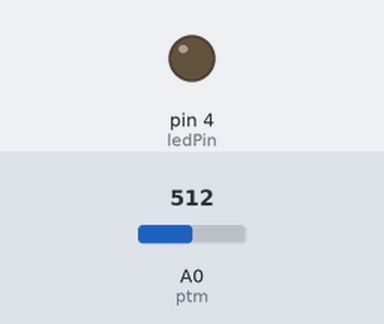
Recording of a sketch running on a simulated Arduino Uno, built with avr-gcc and run on an emulated ATmega328P. Parts: output pins drawn as LEDs (lit = HIGH). The test bench sets the inputs (shaded band); at power-on: A0 (ptm) = 512. What the sketch prints to the serial monitor is not drawn.

Above: at 1.2 s.
1.3 s: A0 (ptm) set to 531
At 2.5 s:
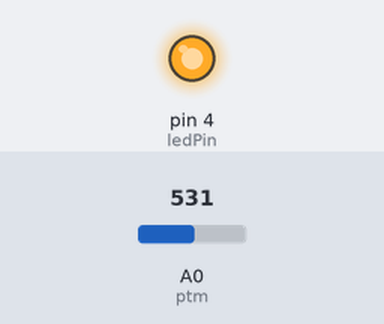
2.8 s: A0 (ptm) set to 511
At 3.9 s:
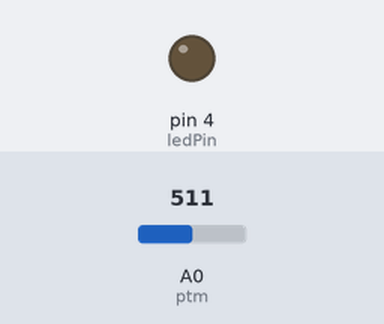
4.3 s: A0 (ptm) set to 716
At 5.0 s:
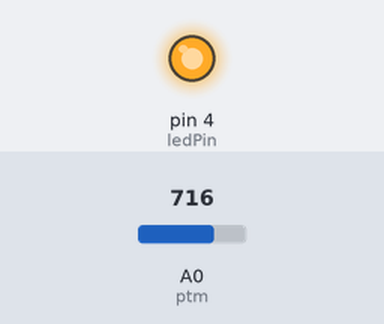
Timing chart, 0 to 7.3 s (numbered marks = the images above; inputs shaded):
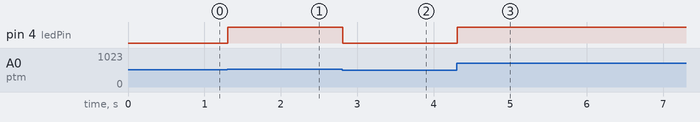

Measured:
- the behaviour switches between 514 and 515 on A0 (ptm) (found by bisection; images 0 and 1)
- after the input at 1.3 s, pin 4 (ledPin): LOW → HIGH at once
- after the input at 2.8 s, pin 4 (ledPin): HIGH → LOW at once
- after the input at 4.3 s, pin 4 (ledPin): LOW → HIGH at once

The sketch:

led_potentiometer.ino
```cpp
int ledPin = 4;
int ptm = A0;
int ptVal;
long ledVal;

void setup()
{
  Serial.begin(9600);
  pinMode(ledPin, OUTPUT);
}

void loop()
{
  ptVal = analogRead(ptm);
  ledVal = 0.249 * ptVal;
  Serial.println(ptVal, ledVal);
  analogWrite(ledPin, ledVal);
}
```
